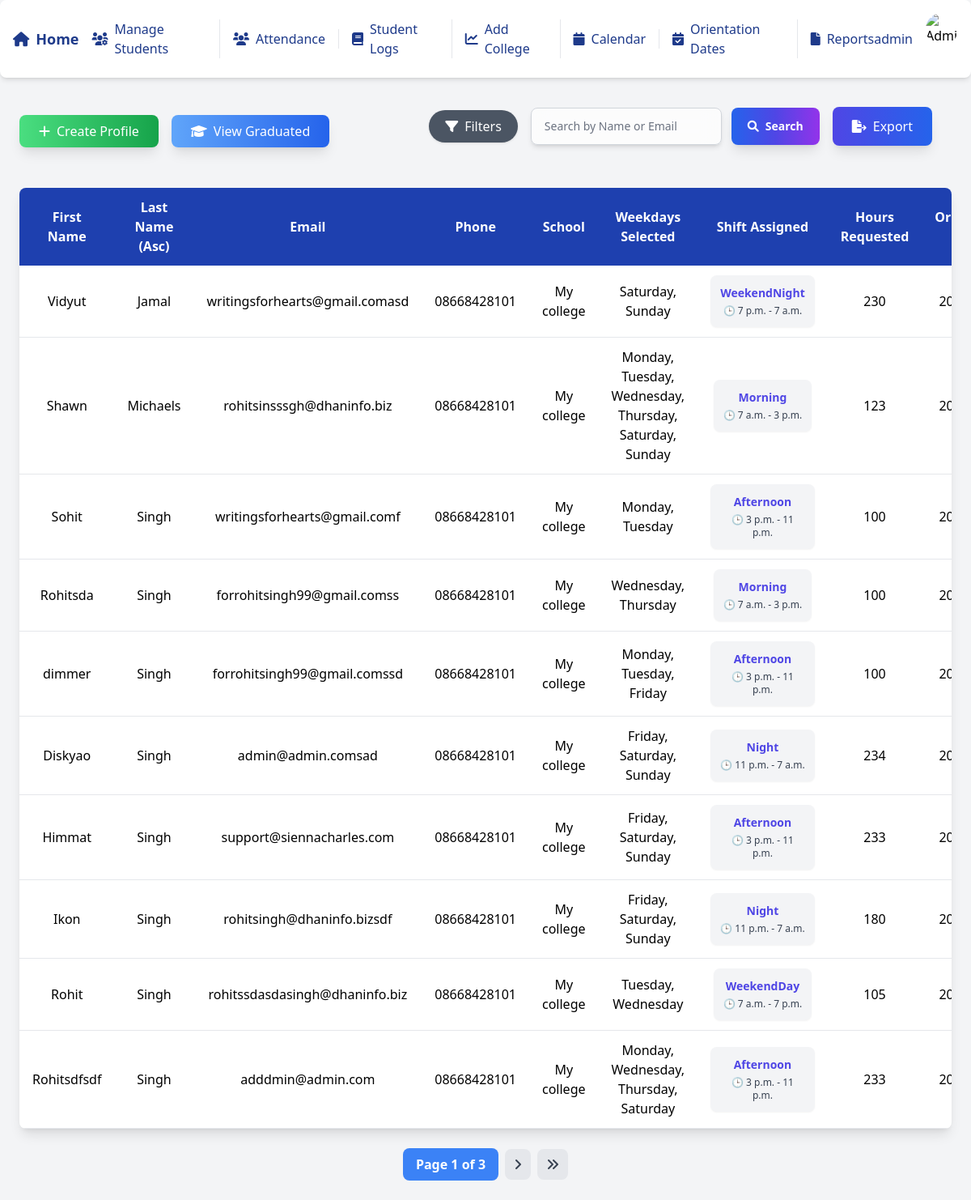
Before: /?sort_field=last_name&sort_order=asc (signed in) with the older database file.
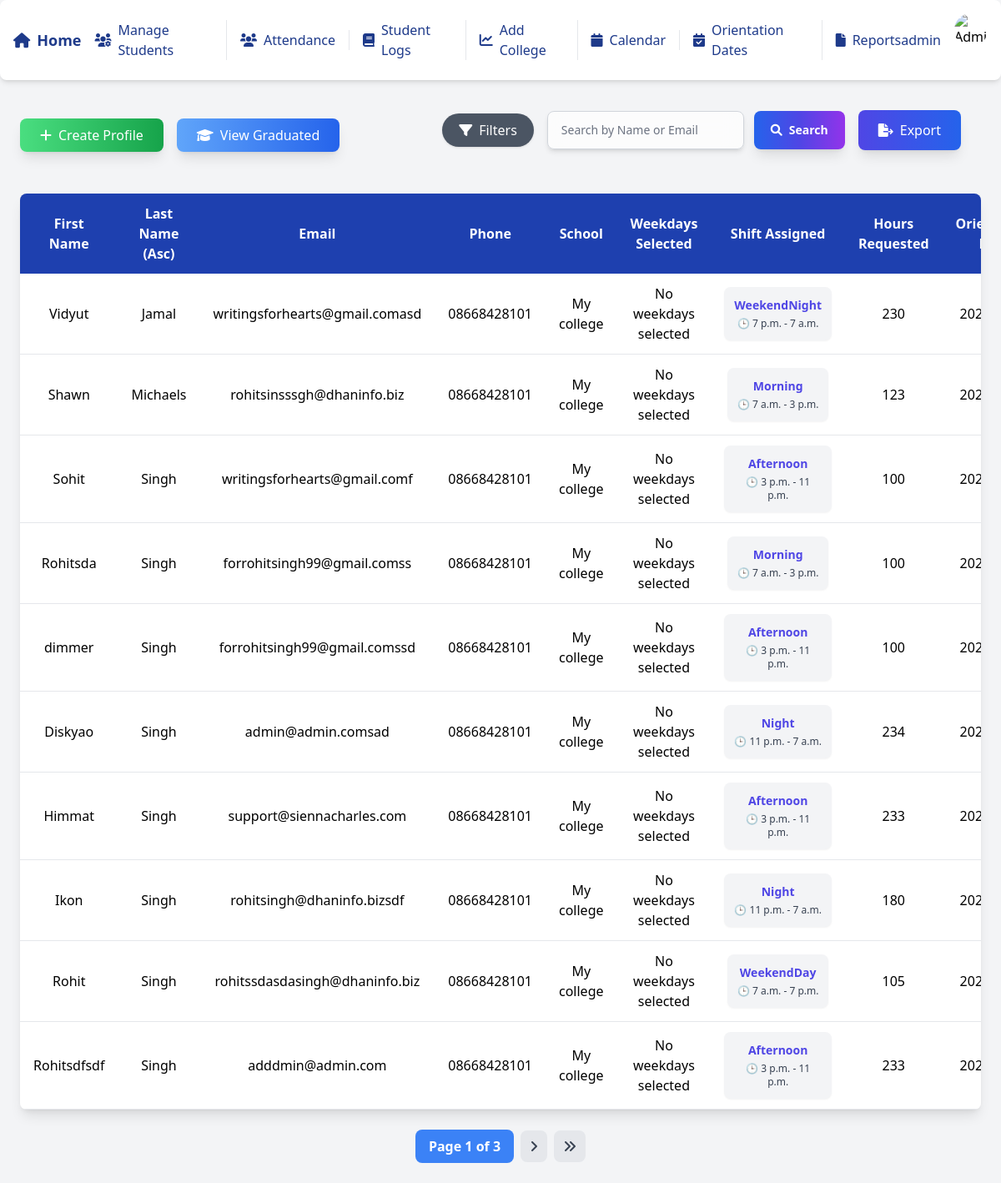
After: the same page with the newer database file.
### students/models.py (models this page shows, shortened)
class StudentProfile(models.Model):
    SHIFT_CHOICES = [
        ('Weekdays', 'Weekdays'),
        ('Weekends', 'Weekends'),
    ]
    WEEKDAYS_CHOICES = [
        ('Monday', 'Monday'),
        ('Tuesday', 'Tuesday'),
        ('Wednesday', 'Wednesday'),
        ('Thursday', 'Thursday'),
        ('Friday', 'Friday'),
    ]
    first_name = models.CharField(max_length=100)
    last_name = models.CharField(max_length=100)
    phone = models.CharField(max_length=15, default='')
    email = models.EmailField(unique=True)
    college_contact_person = models.EmailField(default='', blank=True)
    school = models.CharField(max_length=100)
    college = models.ForeignKey(College, on_delete=models.SET_NULL, null=True, blank=True)
    lchaim_training_completed = models.BooleanField(default=False)
    police_check = models.BooleanField(default=False)
    med_docs = models.BooleanField(default=False)
    hours_requested = models.IntegerField(null=True)
    hours_completed = models.PositiveIntegerField(default=0)
    shift_requested = models.CharField(max_length=10, choices=SHIFT_CHOICES)
    weekdays_selected = models.TextField(null=True, blank=True)
    assigned_shift = models.ForeignKey(Shift, on_delete=models.SET_NULL, null=True, blank=True, related_name="students")
    start_date = models.DateField(null=True)
    end_date = models.DateField(null=True)
    lchaim_orientation_date = models.ForeignKey(OrientationDate, on_delete=models.SET_NULL, null=True, blank=True)
    skills_book_completed = models.BooleanField(default=False)
    comments = models.TextField(blank=True, null=True)
    status = models.CharField(
        max_length=10,
        choices=[('Training', 'Training'), ('Graduated', 'Graduated')],
        default='Training'
    )

class Shift(models.Model):
    SHIFT_TYPES = [
        ('Morning', 'Morning (7 AM - 3 PM)'),
        ('Afternoon', 'Afternoon (3 PM - 11 PM)'),
        ('Night', 'Night (11 PM - 7 AM)'),
        ('WeekendDay', 'Weekend Day (7 AM - 7 PM)'),
        ('WeekendNight', 'Weekend Night (7 PM - 7 AM)'),
    ]
    type = models.CharField(max_length=12, choices=SHIFT_TYPES, unique=True)
    start_time = models.TimeField()
    end_time = models.TimeField()
    max_students = models.PositiveIntegerField()

class OrientationDate(models.Model):
    date = models.DateField(unique=True)
    description = models.CharField(max_length=255, blank=True, null=True)
    created_at = models.DateTimeField(auto_now_add=True)
    updated_at = models.DateTimeField(auto_now=True)
    def __str__(self):
        return self.date.strftime('%Y-%m-%d')

### students/views.py (the view)
# urls.py: path('', views.student_profile_list, name='student_profile_list'),
@login_required
def student_profile_list(request):
    search_query = request.GET.get("search", "")
    query = Q()  # empty query
    if search_query:
        query |= Q(first_name__icontains=search_query)
        query |= Q(last_name__icontains=search_query)
        query |= Q(email__icontains=search_query)
    sort_field = request.GET.get("sort_field", "").strip()
    sort_order = request.GET.get("sort_order", "asc").strip()
    if not sort_field:
        sort_field = "-id"
    valid_fields = {
        "first_name", "last_name", "email", "school", "start_date", "end_date", "status", "id", "lchaim_orientation_date"
    }
    if sort_field.lstrip("-") not in valid_fields:
        sort_field = "-id"
    if sort_field == "school":
        sort_field = "school" if sort_order == "asc" else "-school"
    if sort_field == "lchaim_orientation_date":
        sort_field = "lchaim_orientation_date" if sort_order == "asc" else "-lchaim_orientation_date"
    schools = StudentProfile.objects.values_list("school", flat=True).distinct()
    orientation_dates = StudentProfile.objects.values("lchaim_orientation_date", "lchaim_orientation_date__date").distinct()
    print(orientation_dates)
    school_filter = request.GET.get("school_filter", "").strip()
    if school_filter:
        query &= Q(school=school_filter)
    orientation_date_filter = request.GET.get("orientation_date_filter", "").strip()
    if orientation_date_filter:
        query &= Q(lchaim_orientation_date=orientation_date_filter)
    student_profiles = StudentProfile.objects.filter(query).order_by(sort_field)
    if request.GET.get("export") == "excel":
        return export_student_profiles_excel(student_profiles)
    if request.GET.get("export") == "pdf":
        return export_student_profiles_pdf(student_profiles)
    for profile in student_profiles:
        raw_data = profile.weekdays_selected
        if isinstance(raw_data, str) and raw_data.strip():
            try:
                weekdays_dict = json.loads(raw_data.replace("'", '"'))
                if isinstance(weekdays_dict, dict):
                    profile.weekdays_display = ", ".join(weekdays_dict.keys())
                else:
                    profile.weekdays_display = "Invalid data"
            except json.JSONDecodeError:
                profile.weekdays_display = "Invalid data"
        else:
            profile.weekdays_display = "No weekdays selected"
    paginator = Paginator(student_profiles, 10)
    page_number = request.GET.get("page")
    page_obj = paginator.get_page(page_number)
    is_school_group = request.user.groups.filter(name='School').exists()
    is_admin = request.user.groups.filter(name='Admin').exists()
    context = {
        "page_obj": page_obj,
        "search_query": search_query,
        "sort_field": request.GET.get("sort_field", ""),
        "sort_order": request.GET.get("sort_order", ""),
        "schools": schools,  # List of schools for dropdown
        "school_filter": school_filter,  # Selected school filter
        "orientation_dates": orientation_dates,  # List of orientation dates for dropdown
        "orientation_date_filter": orientation_date_filter,  # Selected orientation date filter
        'is_school_group': is_school_group,
        'is_admin': is_admin
    }
    get_params = request.GET.copy()
    if 'page' in get_params:
        del get_params['page']
    query_string = get_params.urlencode()
    context["query_string"] = query_string
    return render(request, "student_profile_list.html", context)

### students/templates/student_profile_list.html (shortened to what the changed rows need)
{% load static %}
<!DOCTYPE html>
<html lang="en">
<head>
    <script src="https://cdn.tailwindcss.com"></script>
    <link href="https://cdnjs.cloudflare.com/ajax/libs/font-awesome/5.15.4/css/all.min.css" rel="stylesheet">
</head>
<body class="bg-gray-100">
    {% include 'navbar.html' %}
    <div class="flex flex-col bg-gray-100 min-h-screen pt-14">
        <div class="px-6 lg:px-6 py-6">
            {% if is_school_group %}
            <div class="flex justify-center items-center mt-4 text-center "  style="margin-top:36px">
                <a href="{% url 'create_student_profile' %}" class="bg-gradient-to-r from-green-400 to-green-600 text-white px-6 py-2 rounded-lg text-lg shadow-lg hover:from-green-500 hover:to-green-700 transition ease-in-out duration-200">
                    <i class="fas fa-plus mr-2"></i>Create Profile
                </a>
            </div>
            {% else %}
            <div class="bg-white shadow-lg rounded-lg mt-6 mx-auto overflow-x-auto">
                <table class="min-w-full table-auto border-collapse">
                   <thead class="bg-blue-800 text-white">
    <tr>
        <th class="px-4 py-3 text-center">
            <a href="?sort_field=first_name&sort_order={% if sort_field == 'first_name' and sort_order == 'asc' %}desc{% else %}asc{% endif %}" class="hover:underline">
                First Name {% if sort_field == "first_name" %}({{ sort_order|title }}){% endif %}
            </a>
        </th>
        <th class="px-4 py-3 text-center">
            <a href="?sort_field=last_name&sort_order={% if sort_field == 'last_name' and sort_order == 'asc' %}desc{% else %}asc{% endif %}" class="hover:underline">
                Last Name {% if sort_field == "last_name" %}({{ sort_order|title }}){% endif %}
            </a>
        </th>
        <th class="px-4 py-3 text-center">
            <a href="?sort_field=email&sort_order={% if sort_field == 'email' and sort_order == 'asc' %}desc{% else %}asc{% endif %}" class="hover:underline">
                Email {% if sort_field == "email" %}({{ sort_order|title }}){% endif %}
            </a>
        </th>
        <th class="px-4 py-3 text-center">Phone</th>
        <th class="px-4 py-3 text-center">
            <a href="?sort_field=school&sort_order={% if sort_field == 'school' and sort_order == 'asc' %}desc{% else %}asc{% endif %}" class="hover:underline">
                School {% if sort_field == "school" %}({{ sort_order|title }}){% endif %}
            </a>
        </th>
        <th class="px-4 py-3 text-center w-64">Weekdays Selected</th>
        <th class="px-4 py-3 text-center w-64">Shift Assigned</th>
        <th class="px-4 py-3 text-center">Hours Requested</th>
        <th class="px-4 py-3 text-center">
            <a href="?sort_field=lchaim_orientation_date&sort_order={% if sort_field == 'lchaim_orientation_date' and sort_order == 'asc' %}desc{% else %}asc{% endif %}" class="hover:underline">
                Orientation Date {% if sort_field == "lchaim_orientation_date" %}({{ sort_order|title }}){% endif %}
            </a>
        </th>
    </tr>
</thead>
                    <tbody>
                        {% for profile in page_obj %}
                        <tr class="border-b hover:bg-gray-100 transition duration-200">
                            <td class="px-4 py-3 text-center">{{ profile.first_name }}</td>
                            <td class="px-4 py-3 text-center">{{ profile.last_name }}</td>
                            <td class="px-4 py-3 text-center">{{ profile.email }}</td>
                            <td class="px-4 py-3 text-center">{{ profile.phone }}</td>
                            <td class="px-4 py-3 text-center">{{ profile.school }}</td>
                            <td class="px-4 py-3 text-center">{{ profile.weekdays_display }}</td>
                            <td class="px-4 py-3 text-center align-middle">
                                <div class="inline-block bg-gray-100 p-3 rounded-lg shadow-sm">
                                    <p class="text-sm font-semibold text-indigo-600 mb-1">
                                        {{ profile.assigned_shift.type }}
                                    </p>
                                    <p class="text-xs text-gray-700">
                                        🕒 {{ profile.assigned_shift.start_time }} - {{ profile.assigned_shift.end_time }}
                                    </p>
                                </div>
                            </td>
                                                        <td class="px-4 py-3 text-center">{{ profile.hours_requested }}</td>
                            <td class="px-4 py-3 text-center">{{ profile.lchaim_orientation_date }}</td>
                        </tr>
                        {% endfor %}
                    </tbody>
                </table>
            </div>
            {% endif %}
        </div>
    </div>
</body>
</html>

Changed rows visible on the page:
changed StudentProfile "Vidyut": weekdays_display "Saturday, Sunday" → "No weekdays selected"
changed StudentProfile "Shawn": weekdays_display "Monday, Tuesday, Wednesday, Thursday, Saturday, Sunday" → "No weekdays selected"
changed StudentProfile "Sohit": weekdays_display "Monday, Tuesday" → "No weekdays selected"
changed StudentProfile "Rohitsda": weekdays_display "Wednesday, Thursday" → "No weekdays selected"
changed StudentProfile "dimmer": weekdays_display "Monday, Tuesday, Friday" → "No weekdays selected"
changed StudentProfile "Diskyao": weekdays_display "Friday, Saturday, Sunday" → "No weekdays selected"
changed StudentProfile "Himmat": weekdays_display "Friday, Saturday, Sunday" → "No weekdays selected"
changed StudentProfile "Ikon": weekdays_display "Friday, Saturday, Sunday" → "No weekdays selected"
changed StudentProfile "Rohit": weekdays_display "Tuesday, Wednesday" → "No weekdays selected"
changed StudentProfile "Rohitsdfsdf": weekdays_display "Monday, Wednesday, Thursday, Saturday" → "No weekdays selected"
